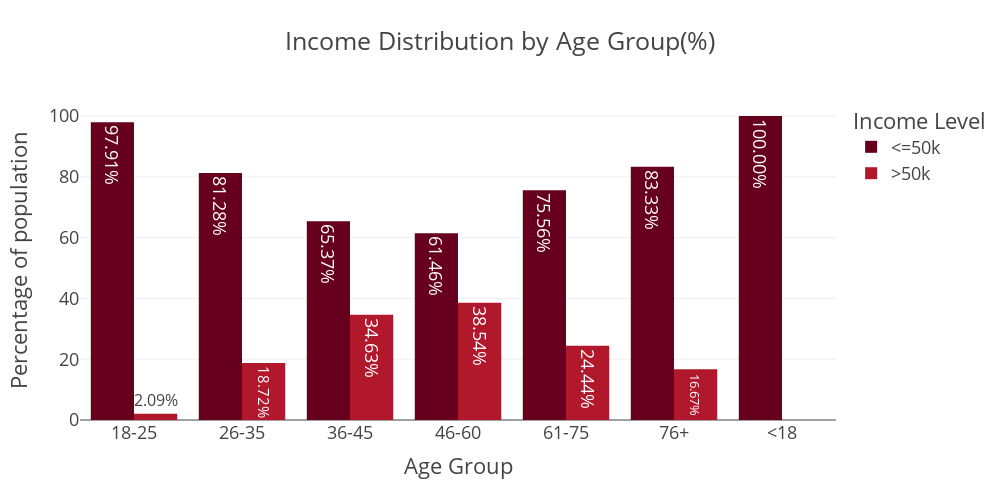

Notebook cell for this chart:
### Code cell
fig = px.bar(
    adult_df_income_age,
    x = 'age_group',
    y = 'percentage',
    color = 'income',
    title='Income Distribution by Age Group(%)',
    barmode='group',
    height=500,
    width=1000,
    color_discrete_sequence=px.colors.sequential.RdBu,
    text='percentage'
)
fig.update_traces(texttemplate = '%{text:.2f}%')
fig.update_layout(template="presentation", xaxis_title='Age Group', yaxis_title='Percentage of population',legend_title=dict(text='Income Level'), paper_bgcolor= "rgba(0,0,0,0)",plot_bgcolor= "rgba(0,0,0,0)")
fig.show()
fig.write_image(os.path.join(result_dir,'income_distribution_by agegroup_bar_plot.jpg'))
fig.write_image(os.path.join(result_dir,'income_distribution_by agegroup_bar_plot.png'))
fig.write_html(os.path.join(result_dir,'income_distribution_by agegroup_bar_plot.html'))

### Figure 1 — Plotly figure (JSON) as saved in the notebook; plotly's stock layout.template omitted (floating-point values rounded to 4 significant figures)
{"data": [{"alignmentgroup": "True", "hovertemplate": "income=<=50k<br>age_group=%{x}<br>percentage=%{text}<extra></extra>", "legendgroup": "<=50k", "marker": {"color": "rgb(103,0,31)", "pattern": {"shape": ""}}, "name": "<=50k", "offsetgroup": "<=50k", "orientation": "v", "showlegend": true, "text": [97.91, 81.28, 65.37, 61.46, 75.56, 83.33, 100.0], "textposition": "auto", "texttemplate": "%{text:.2f}%", "type": "bar", "x": ["18-25", "26-35", "36-45", "46-60", "61-75", "76+", "<18"], "xaxis": "x", "y": [97.91, 81.28, 65.37, 61.46, 75.56, 83.33, 100.0], "yaxis": "y"}, {"alignmentgroup": "True", "hovertemplate": "income=>50k<br>age_group=%{x}<br>percentage=%{text}<extra></extra>", "legendgroup": ">50k", "marker": {"color": "rgb(178,24,43)", "pattern": {"shape": ""}}, "name": ">50k", "offsetgroup": ">50k", "orientation": "v", "showlegend": true, "text": [2.093, 18.72, 34.63, 38.54, 24.44, 16.67], "textposition": "auto", "texttemplate": "%{text:.2f}%", "type": "bar", "x": ["18-25", "26-35", "36-45", "46-60", "61-75", "76+"], "xaxis": "x", "y": [2.093, 18.72, 34.63, 38.54, 24.44, 16.67], "yaxis": "y"}], "layout": {"barmode": "group", "height": 500, "legend": {"title": {"text": "Income Level"}, "tracegroupgap": 0}, "paper_bgcolor": "rgba(0, 0, 0, 0)", "plot_bgcolor": "rgba(0, 0, 0, 0)", "title": {"text": "Income Distribution by Age Group(%)"}, "width": 1000, "xaxis": {"anchor": "y", "autorange": true, "domain": [0, 1], "range": [-0.5, 6.5], "title": {"text": "Age Group"}, "type": "category"}, "yaxis": {"anchor": "x", "autorange": true, "domain": [0, 1], "range": [0, 105.3], "title": {"text": "Percentage of population"}, "type": "linear"}}}
